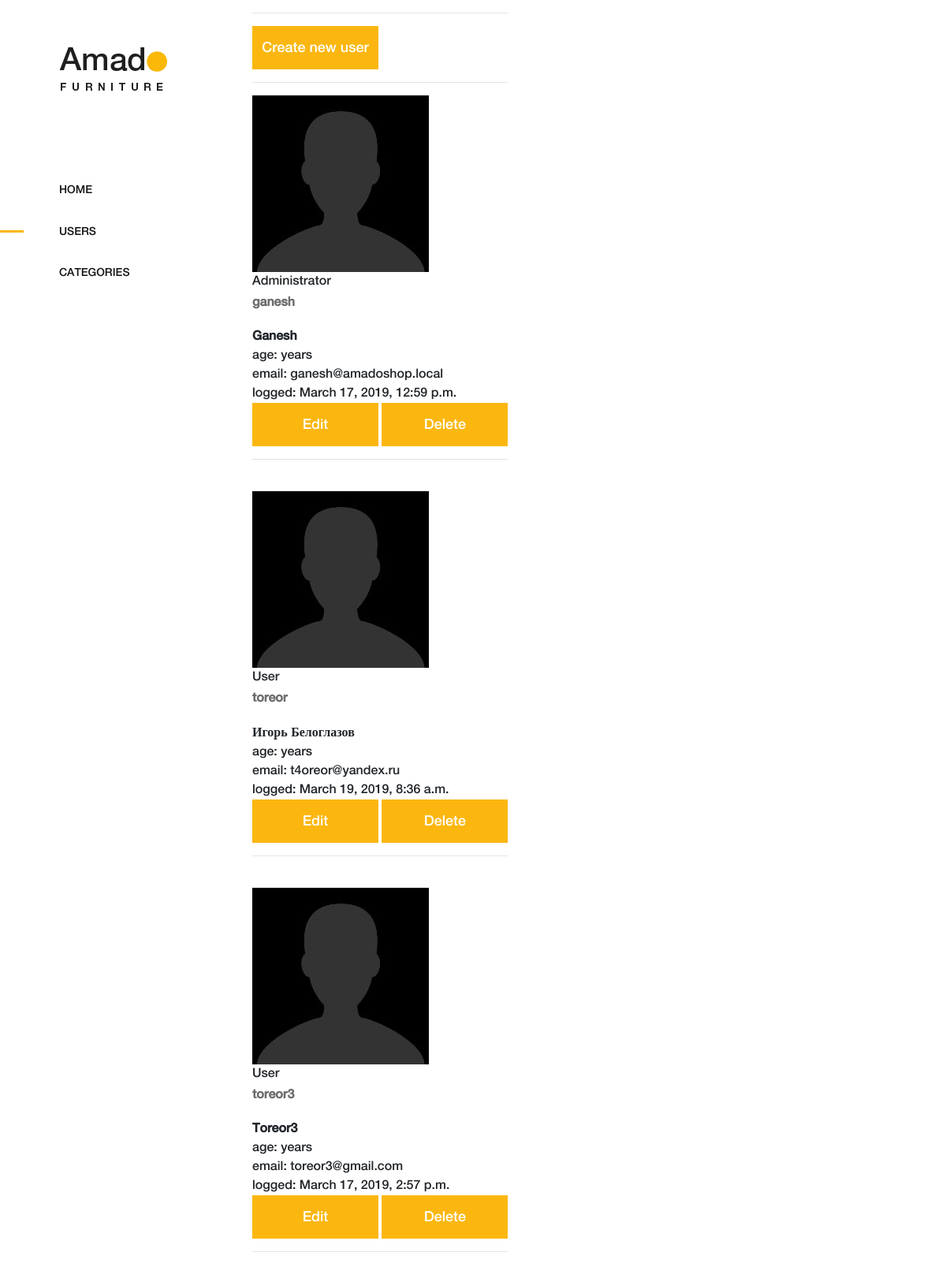
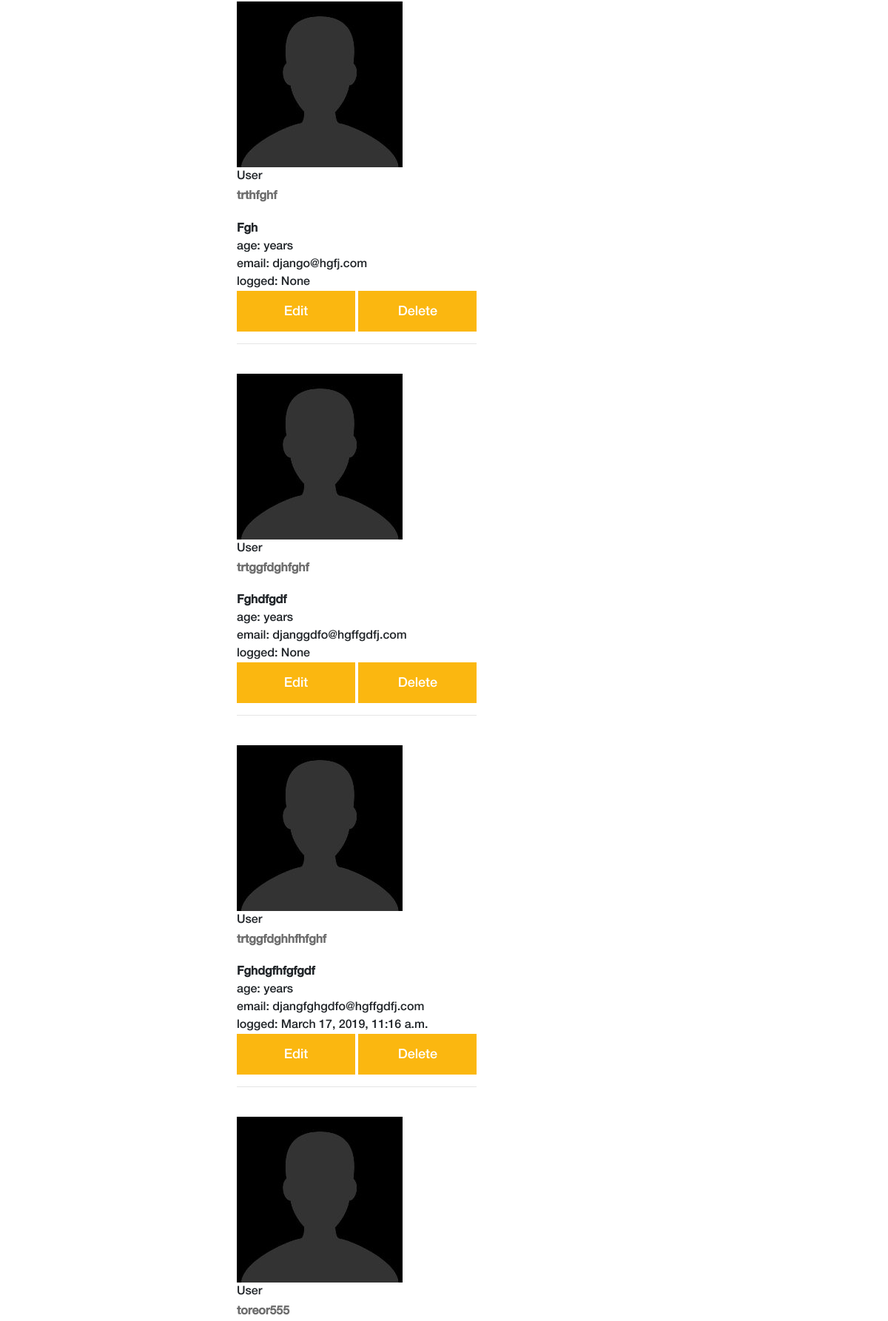
/myadmin/users/read/ (signed in, upper part), run on the app's committed database (2 pictures, top to bottom).
### authapp/models.py (models this page shows)
class ShopUser(AbstractUser):
    send_mode = models.BooleanField(default=False)

### adminapp/views.py (the view)
# urls.py: path('users/read/', adminapp.UserListView.as_view(), name='users'),
class UserListView(ListView):
    model = ShopUser
    template_name = 'adminapp/users.html'
    def get_context_data(self, **kwargs):
        context = super().get_context_data(**kwargs)
        context['title'] = 'Users'
        return context
    @method_decorator(user_passes_test(lambda u: u.is_superuser))
    def dispatch(self, *args, **kwargs):
        return super().dispatch(*args, **kwargs)

### adminapp/templatetags/my_tags.py (called while the page is built)
@register.filter(name='media_folder_users')
def media_folder_users(string):
    if not string:
        string = 'users_avatars/default.jpg'
    return f'{settings.MEDIA_URL}{string}'

### mainapp/context_processors.py (called while the page is built)
def basket(request):
    print(f'context processor works')
    basket = []
    if request.user.is_authenticated:
        basket = Basket.objects.filter(user=request.user)
    return {
        'basket': basket,
    }

### adminapp/templates/adminapp/users.html (shortened to what this page needs)
{% extends 'adminapp/base.html' %}
{% load static %}
{% load my_tags %}
{% block content %}
<div class="users_list">
    <hr>
    <div class="amado-btn-group mt-10 mb-200">
        <a href="{% url 'myadmin:user_create' %}" class="btn amado-btn mb-10">Create
            new user</a>
    </div>
    <hr>
    {% for object in object_list %}
    <div class="user_record {% if not object.is_active %}not_active{% endif %}">
        <img src="{{ object.avatar|media_folder_users }}" alt="">
        <div class="user_role">
            {% if object.is_superuser %}
            Administrator
            {% else %}
            User
            {% endif %}
        </div>
        <div class="user_name">
            <p><strong>{{ object.username }}</strong></p>
            {% if object.first_name %}
            <b>{{ object.first_name|title }}</b>
            {% if object.last_name %}
            <b>{{ object.last_name|title }}</b>
            {% endif %}
            {% endif %}
        </div>
        <div class="user_age">
            age: {{ object.age }} years
        </div>
        <div class="user_email">
            email: {{ object.email }}
        </div>
        <div class="user_last_login">
            logged: {{ object.last_login }}
        </div>
        <a href="{% url 'myadmin:user_update' pk=object.pk %}"
           class="btn amado-btn mb-10">Edit</a>
        <a href="{% url 'myadmin:user_delete' pk=object.pk %}"
           class="btn amado-btn mb-10">Delete</a>
        <hr>
    </div>
    <br>
    {% endfor %}
</div>
{% endblock %}

### static/css/core-style.css (style rules this page uses)
* { margin: 0; padding: 0; }
body { font-family: "helveticaneuemedium"; font-size: 16px; }
p { color: #6d6d6d; font-size: 16px; line-height: 1.9; font-weight: 400; }
a { -webkit-transition: all 500ms ease 0s; transition: all 500ms ease 0s; text-decoration: none; outline: 0 solid transparent; color: #131212; font-weight: 400; font-size: 12px; }
img { height: auto; max-width: 100%; }
.amado-btn { display: inline-block; min-width: 160px; height: 55px; color: #ffffff; border: none; border-radius: 0; padding: 0 7px; font-size: 18px; line-height: 56px; background-color: #fbb710; font-weight: 400; }

### data on the page
ShopUser: is_superuser "Administrator", username "ganesh", first_name "Ganesh", email "ganesh@amadoshop.local", last_login "March 17, 2019, 12:59 p.m."
ShopUser: is_superuser "User", username "toreor", first_name "Игорь", last_name "Белоглазов", email "t4oreor@yandex.ru", last_login "March 19, 2019, 8:36 a.m."
ShopUser: is_superuser "User", username "toreor3", first_name "Toreor3", email "toreor3@gmail.com", last_login "March 17, 2019, 2:57 p.m."
ShopUser: is_superuser "User", username "trthfghf", first_name "Fgh", email "django@hgfj.com", last_login "None"
ShopUser: is_superuser "User", username "trtggfdghfghf", first_name "Fghdfgdf", email "djanggdfo@hgffgdfj.com", last_login "None"
ShopUser: is_superuser "User", username "trtggfdghhfhfghf", first_name "Fghdgfhfgfgdf", email "djangfghgdfo@hgffgdfj.com", last_login "March 17, 2019, 11:16 a.m."
ShopUser: is_superuser "User", username "toreor555"
